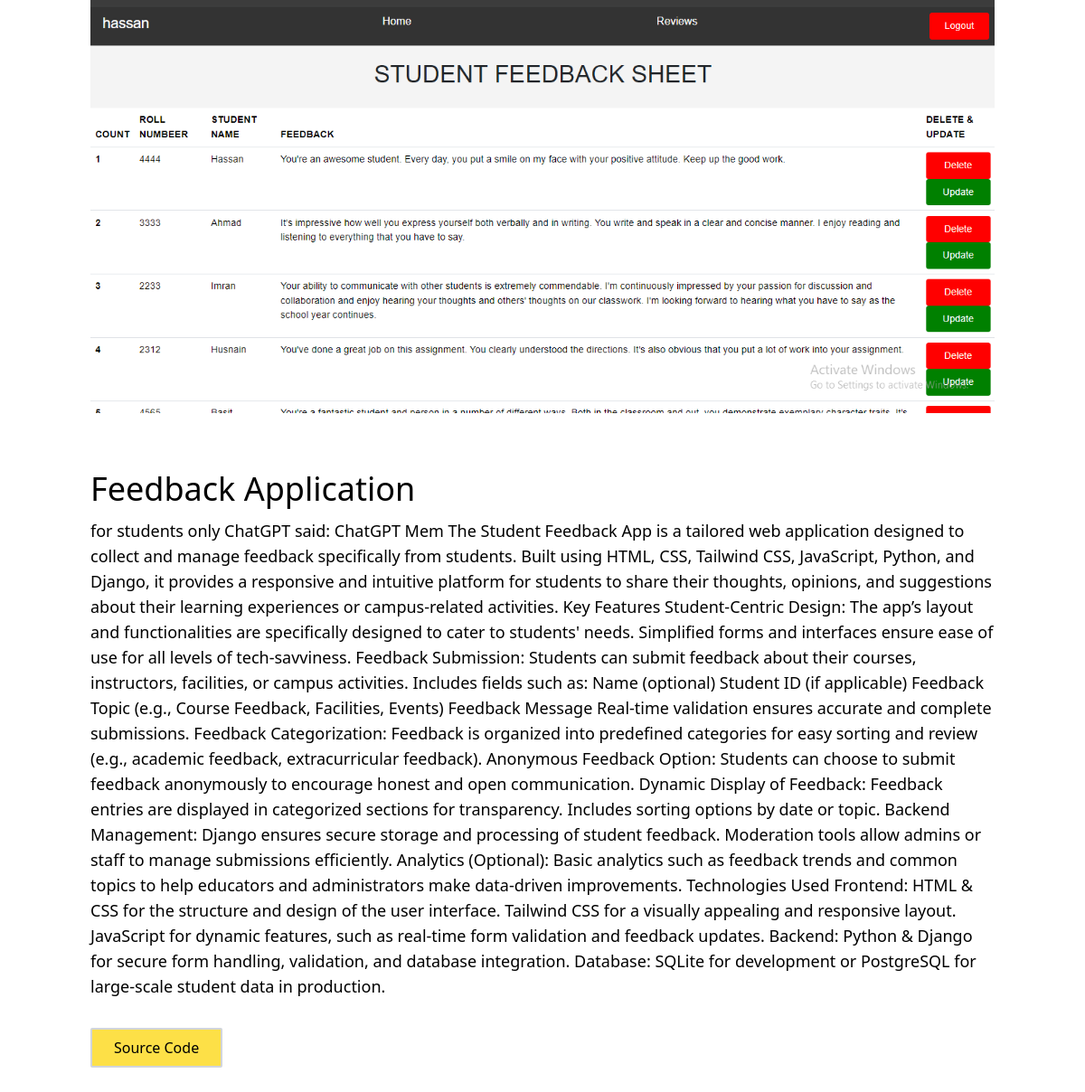
Page /fullview/3/ on the committed database.
### portfolio/models.py (models this page shows)
class projects(models.Model):
    image=models.ImageField( upload_to="photos/", height_field=None, width_field=None, max_length=None)
    title=models.CharField( max_length=80)
    description=models.CharField( max_length=8000)
    link=models.URLField( max_length=200)

### portfolio/views.py (the view)
# urls.py: path('fullview/<int:view_id>/',fullview,name="fullview")
def fullview(request,view_id):
    data= get_object_or_404(projects,pk=view_id)
    context={"data":data}
    return render(request,'fullview.html',context)

### portfolio/templates/fullview.html (shortened to what this page needs)
{% load static %}
<!DOCTYPE html>
<html lang="en">
<head>
    <script src="https://cdn.tailwindcss.com"></script>
</head>
<body>
    <div class="max-w-[1000px] mx-auto">
        <img src="{{data.image.url}} " alt="" class="w-full">
        <div>
            <h1 class="mt-16 text-4xl font-medium">{{data.title}} </h1>
            <p class="text-lg mt-3">{{data.description}}</p>
        </div>
    <div>
       <a href="{{data.link}} "> <button class="border-2 border-gray-300 px-6 py-2 bg-yellow-300 my-8 rounded-sm hover:shadow-lg "> Source Code</button></a>
    </div>
    </div>
</body>
</html>

### rows in the picture
projects: image (picture), title "Feedback Application", description "for students only ChatGPT said: ChatGPT Mem The Student Feedback App is a tailored web application designed to collect and manage feedback specifically from students. Built using HTML, CSS, Tailwind CSS, JavaScript, Python, and Django, it provides a responsive and intuitive platform for students to share their thoughts, opinions, and suggestions about their learning experiences or campus-related activities. Key Features Student-Centric Design: The app’s layout and functionalities are specifically designed to cater to students' needs. Simplified forms and interfaces ensure ease of use for all levels of tech-savviness. Feedback Submission: Students can submit feedback about their courses,…"
